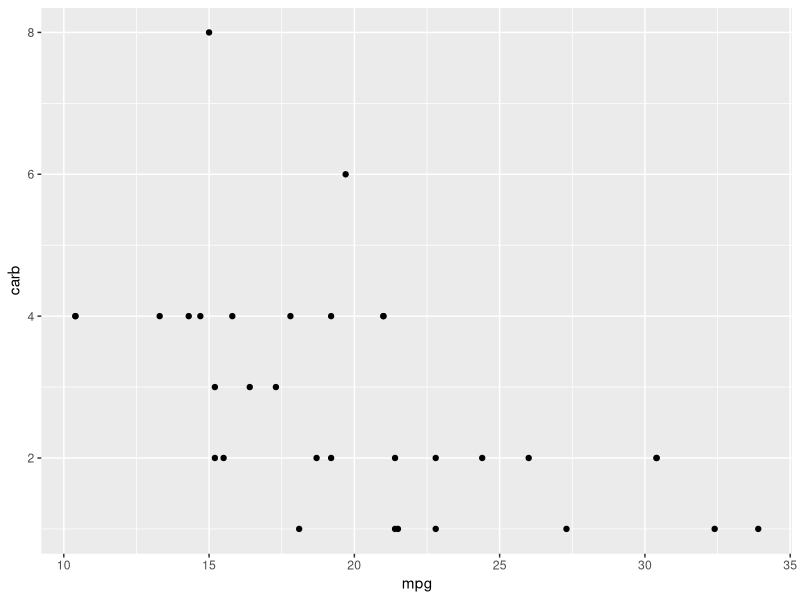

R code for this plot: (Note: this script raises an error after producing the figure.)
library(ggplot2)
library(dplyr)

mtcars %>% 
    ggplot() + 
    geom_point(aes(x = mpg, y = carb)) + 
    ggsave(file = "img.png", device = "jpeg", 
           width = 5, height = 5, units = "in")